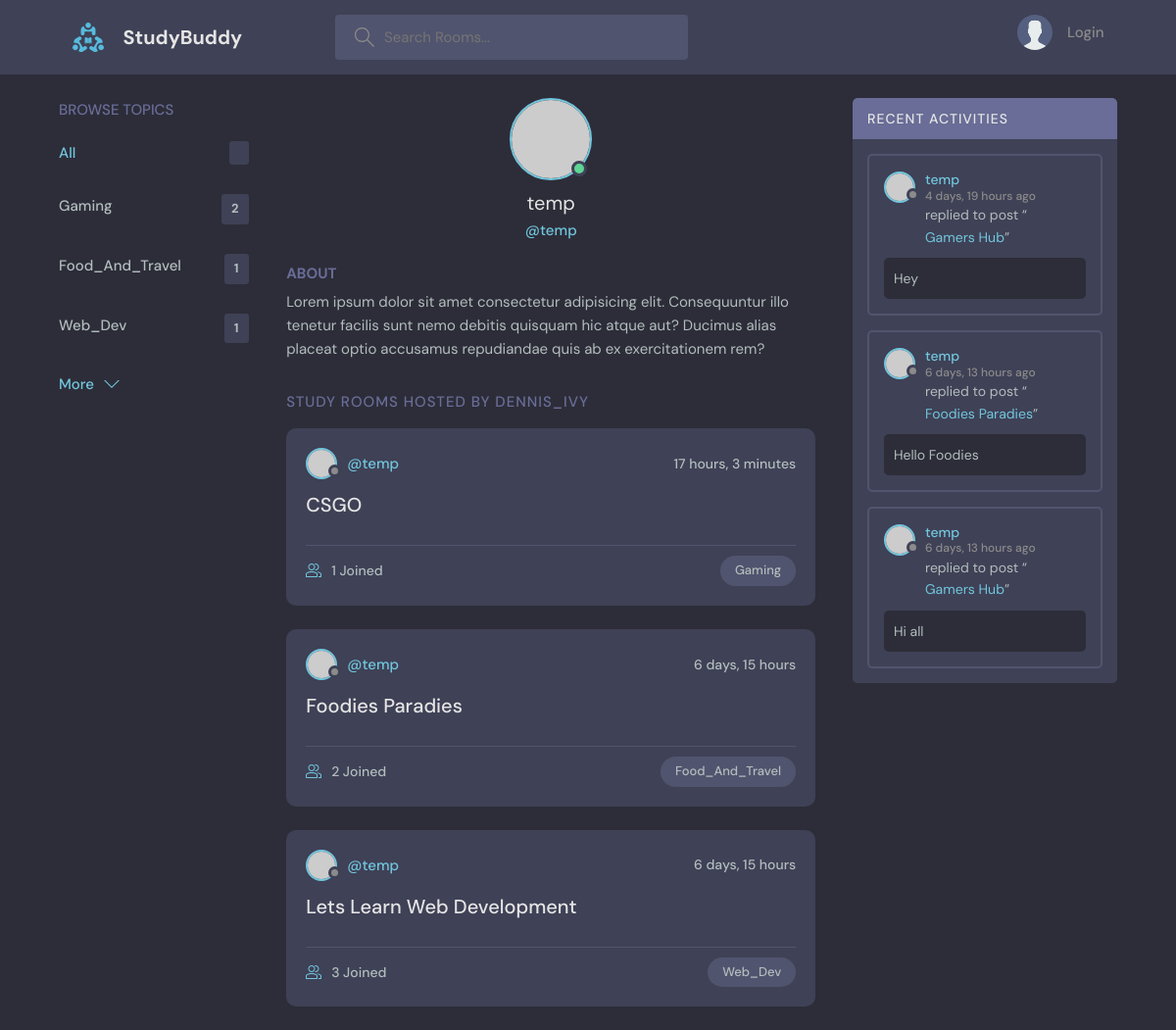
The app's page /profile/1 with its own data.
### base/models.py (models this page shows, shortened)
class Topic(models.Model):
    name = models.CharField(max_length=200)

class Room(models.Model):
    host = models.ForeignKey(User, on_delete=models.SET_NULL, null=True)
    topic = models.ForeignKey(Topic, on_delete=models.SET_NULL, null=True)
    name = models.CharField(max_length=200)
    description = models.TextField(null=True, blank=True)
    participants = models.ManyToManyField(User, related_name='participants', blank = True)
    updated = models.DateTimeField(auto_now=True)
    created = models.DateTimeField(auto_now_add=True)
    class Meta:
        ordering = ['-updated', '-created']
    def __str__(self):
        return self.name

class Message(models.Model):
    user = models.ForeignKey(User, on_delete=models.CASCADE)
    room = models.ForeignKey(Room, on_delete=models.CASCADE)
    body = models.TextField()
    updated = models.DateTimeField(auto_now=True)
    created = models.DateTimeField(auto_now_add=True)
    class Meta:
        ordering = ['-updated', '-created']

### base/views.py (the view)
# urls.py: path('profile/<str:pk>', views.userProfile, name ="user-profile"),
def userProfile(request, pk):
    user = User.objects.get(id=pk)
    rooms = user.room_set.all()
    room_messages = user.message_set.all()
    topics = Topic.objects.all()
    context = {'user':user, 'rooms':rooms, 'room_messages':room_messages, 'topics':topics}
    return render(request, 'base/profile.html', context)

### base/templates/base/profile.html (shortened to what this page needs)
{% extends 'main.html' %}
{% block content %}
<main class="profile-page layout layout--3">
  <div class="container">
    <div class="topics">
      {% include 'base/topic_component.html' %}
    </div>
    <div class="roomList">
      <div class="profile">
        <div class="profile__avatar">
          <div class="avatar avatar--large active">
            <img src="https://randomuser.me/api/portraits/men/11.jpg" />
          </div>
        </div>
        <div class="profile__info">
          <h3>{{user.username}}</h3>
          <p>@{{user.username}}</p>
        </div>
        <div class="profile__about">
          <h3>About</h3>
          <p>
            Lorem ipsum dolor sit amet consectetur adipisicing elit. Consequuntur illo tenetur
            facilis sunt nemo debitis quisquam hic atque aut? Ducimus alias placeat optio
            accusamus repudiandae quis ab ex exercitationem rem?
          </p>
        </div>
      </div>
      <div class="roomList__header">
        <div>
          <h2>Study Rooms Hosted by dennis_ivy</a>
          </h2>
        </div>
      </div>
      {% include 'base/feed_component.html' %}
    </div>
    <div class="activities">
      {% include 'base/activity_component.html' %}
    </div>
  </div>
</main>
{% endblock content %}

### templates/main.html (shortened to what this page needs)
<!DOCTYPE html>
{% load static %}
<html lang="en">
  <head>
    <link rel="stylesheet" href="{% static 'styles/style.css' %}" />
  </head>
  <body>
    {% include 'navbar.html'%}
    {% block content %}
    {% endblock %}
  </body>
</html>

### templates/navbar.html (shortened to what this page needs)
{% load static %}
<header class="header header--loggedIn">
    <div class="container">
      <a href="{% url 'home' %}" class="header__logo">
        <img src="{% static 'images/logo.svg' %}" />
        <h1>StudyBuddy</h1>
      </a>
      <form class="header__search" method="GET" action="{% url 'home' %}">
        <label>
          <input type="text" name="q" placeholder="Search Rooms..."/>
        </label>
      </form>
      <nav class="header__menu">
        {% if request.user.is_authenticated %}
        <div class="header__user">
          <a href="{% url 'user-profile' request.user.id %}">
            <div class="avatar avatar--medium active">
              <img src="https://randomuser.me/api/portraits/men/37.jpg" />
            </div>
            <p>{{request.user.username}} <span>@{{request.user.username}}</span></p>
          </a>
          <button class="dropdown-button">
            <svg version="1.1" xmlns="http://www.w3.org/2000/svg" width="32" height="32" viewBox="0 0 32 32">
              <title>chevron-down</title>
              <path d="M16 21l-13-13h-3l16 16 16-16h-3l-13 13z"></path>
            </svg>
          </button>
        </div>
        {% else %}
        <a href="{% url 'login' %}">
          <img src="{% static 'images/avatar.svg' %}" />
          <p>Login</p>
        </a>
        {% endif %}
      </nav>
    </div>
  </header>

### base/templates/base/topic_component.html (shortened to what this page needs)
<div class="topics">
    <div class="topics__header">
      <h2>Browse Topics</h2>
    </div>
    <ul class="topics__list">
      <li>
        <a href="{% url 'home' %}" class="active">All <span>{{topic.count}}</span></a>
      </li>
      {% for topic in topics %}
      <li>
        <a href="{% url 'home' %}?q={{topic.name}}">{{topic.name}}<span>{{topic.room_set.all.count}}</span></a>
      </li>
      {% endfor %}
    </ul>
    <a class="btn btn--link" href="{% url 'topics' %}">
      More
      <svg version="1.1" xmlns="http://www.w3.org/2000/svg" width="32" height="32" viewBox="0 0 32 32">
        <title>chevron-down</title>
        <path d="M16 21l-13-13h-3l16 16 16-16h-3l-13 13z"></path>
      </svg>
    </a>
  </div>
    <div>
    </div>

### base/templates/base/feed_component.html (shortened to what this page needs)
{% for room in rooms %}
<div class="roomListRoom">
    <div class="roomListRoom__header">
      <a href="{% url 'user-profile' room.host.id %}" class="roomListRoom__author">
        <div class="avatar avatar--small">
          <img src="https://randomuser.me/api/portraits/women/11.jpg" />
        </div>
        <span>@{{room.host.username}}</span>
      </a>
      <div class="roomListRoom__actions">
        <span>{{room.created|timesince}}</span>
      </div>
    </div>
    <div class="roomListRoom__content">
      <a href="{% url 'room' room.id %}">{{room.name}}</a>
    </div>
    <div class="roomListRoom__meta">
      <a href="{% url 'room' room.id %}" class="roomListRoom__joined">
        {{room.participants.all.count}} Joined
      </a>
      <p class="roomListRoom__topic">{{room.topic.name}}</p>
    </div>
</div>
{% endfor %}

### base/templates/base/activity_component.html (shortened to what this page needs)
<div class="activities">
    <div class="activities__header">
      <h2>Recent Activities</h2>
    </div>
    {% for message in room_messages %}
    <div class="activities__box">
      <div class="activities__boxHeader roomListRoom__header">
        <a href="{% url 'user-profile' message.user.id %}" class="roomListRoom__author">
          <div class="avatar avatar--small">
            <img src="https://randomuser.me/api/portraits/women/11.jpg" />
          </div>
          <p>
            {{message.user}}
            <span>{{message.created|timesince}} ago</span>
          </p>
        </a>
      </div>
      <div class="activities__boxContent">
        <p>replied to post “<a href="{% url 'room' message.room.id %}">{{message.room}}</a>”</p>
        <div class="activities__boxRoomContent">
            {{message.body}}
        </div>
      </div>
    </div>
    {% endfor %}
</div>

### records on screen
Topic: name "Gaming", room_set.all.count "2"
Topic: name "Food_And_Travel", room_set.all.count "1"
Topic: name "Web_Dev", room_set.all.count "1"
Room: host.username "temp", created "17 hours, 3 minutes", name "CSGO", participants.all.count "1", topic.name "Gaming"
Room: host.username "temp", created "6 days, 15 hours", name "Foodies Paradies", participants.all.count "2", topic.name "Food_And_Travel"
Room: host.username "temp", created "6 days, 15 hours", name "Lets Learn Web Development", participants.all.count "3", topic.name "Web_Dev"
Message: user "temp", created "4 days, 19 hours", room "Gamers Hub", body "Hey"
Message: user "temp", created "6 days, 13 hours", room "Foodies Paradies", body "Hello Foodies"
Message: user "temp", created "6 days, 13 hours", room "Gamers Hub", body "Hi all"

### other values on screen
{{ user.username }} "temp"
